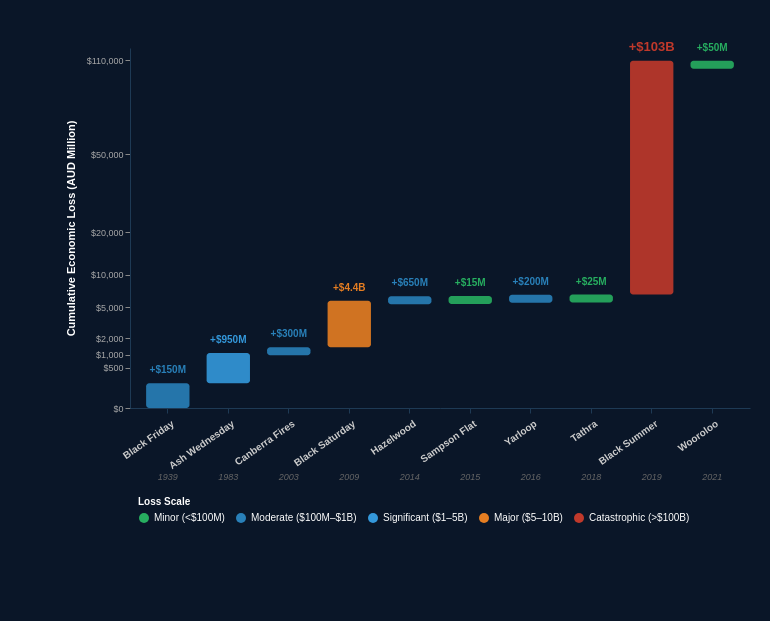

Specify this chart in Vega-Lite:
### Vega specification from a JSON file in a GitHub repository (floating-point values rounded to 4 significant figures)
{"$schema": "https://vega.github.io/schema/vega/v5.json", "width": 620, "height": 360, "padding": {"left": 65, "right": 20, "top": 40, "bottom": 90}, "background": "#0a1628", "data": [{"name": "source", "values": [{"event": "Black Friday", "year": "1939", "loss": 150, "prev": 0, "cumulative": 150, "change": "+$150M", "type": "small"}, {"event": "Ash Wednesday", "year": "1983", "loss": 950, "prev": 150, "cumulative": 1100, "change": "+$950M", "type": "medium"}, {"event": "Canberra Fires", "year": "2003", "loss": 300, "prev": 1100, "cumulative": 1400, "change": "+$300M", "type": "small"}, {"event": "Black Saturday", "year": "2009", "loss": 4400, "prev": 1400, "cumulative": 5800, "change": "+$4.4B", "type": "large"}, {"event": "Hazelwood", "year": "2014", "loss": 650, "prev": 5800, "cumulative": 6450, "change": "+$650M", "type": "small"}, {"event": "Sampson Flat", "year": "2015", "loss": 15, "prev": 6450, "cumulative": 6465, "change": "+$15M", "type": "tiny"}, {"event": "Yarloop", "year": "2016", "loss": 200, "prev": 6465, "cumulative": 6665, "change": "+$200M", "type": "small"}, {"event": "Tathra", "year": "2018", "loss": 25, "prev": 6665, "cumulative": 6690, "change": "+$25M", "type": "tiny"}, {"event": "Black Summer", "year": "2019", "loss": 103000, "prev": 6690, "cumulative": 109690, "change": "+$103B", "type": "extreme"}, {"event": "Wooroloo", "year": "2021", "loss": 50, "prev": 109690, "cumulative": 109740, "change": "+$50M", "type": "tiny"}]}], "scales": [{"name": "x", "type": "band", "domain": {"data": "source", "field": "event"}, "range": "width", "padding": 0.25}, {"name": "y", "type": "pow", "exponent": 0.4, "domain": [0, 112000], "range": [{"signal": "height"}, 0], "nice": true}, {"name": "color", "type": "ordinal", "domain": ["tiny", "small", "medium", "large", "extreme"], "range": ["#27AE60", "#2980B9", "#3498DB", "#E67E22", "#C0392B"]}], "axes": [{"orient": "bottom", "scale": "x", "labelColor": "#cccccc", "labelFontSize": 10, "labelFontWeight": "bold", "domainColor": "#1e3a55", "tickColor": "#1e3a55", "encode": {"labels": {"update": {"angle": {"value": -35}, "align": {"value": "right"}, "dy": {"value": 4}}}}}, {"orient": "left", "scale": "y", "labelColor": "#aaaaaa", "labelFontSize": 9, "domainColor": "#1e3a55", "gridColor": "#1a2a3a", "gridDash": [3, 3], "title": "Cumulative Economic Loss (AUD Million)", "titleColor": "#ffffff", "titleFontSize": 11, "titlePadding": 10, "values": [0, 500, 1000, 2000, 5000, 10000, 20000, 50000, 110000], "format": "$,.0f"}], "marks": [{"type": "rect", "from": {"data": "source"}, "encode": {"enter": {"x": {"scale": "x", "field": "event", "offset": 1}, "width": {"scale": "x", "band": 1, "offset": -2}, "y": {"scale": "y", "field": "cumulative"}, "y2": {"signal": "max(scale('y', datum.prev), scale('y', datum.cumulative) + 8)"}, "fill": {"scale": "color", "field": "type"}, "opacity": {"value": 0.9}, "cornerRadius": {"value": 3}, "tooltip": {"signal": "{'Event': datum.event + ' (' + datum.year + ')', 'Added Loss': datum.change, 'Running Total': '$' + format(datum.cumulative, ',.0f') + 'M'}"}}, "hover": {"opacity": {"value": 1}}}}, {"type": "text", "from": {"data": "source"}, "encode": {"enter": {"x": {"signal": "scale('x', datum.event) + bandwidth('x') / 2"}, "y": {"scale": "y", "field": "cumulative", "offset": -10}, "align": {"value": "center"}, "fill": {"scale": "color", "field": "type"}, "fontSize": {"signal": "datum.type === 'extreme' ? 13 : 10"}, "fontWeight": {"value": "bold"}, "text": {"field": "change"}}}}, {"type": "text", "from": {"data": "source"}, "encode": {"enter": {"x": {"signal": "scale('x', datum.event) + bandwidth('x') / 2"}, "y": {"signal": "height + 72"}, "align": {"value": "center"}, "fill": {"value": "#666666"}, "fontSize": {"value": 9}, "fontStyle": {"value": "italic"}, "text": {"field": "year"}}}}], "legends": [{"fill": "color", "orient": "bottom", "direction": "horizontal", "labelColor": "#ffffff", "titleColor": "#ffffff", "labelFontSize": 10, "title": "Loss Scale", "titleFontSize": 10, "padding": 8, "encode": {"labels": {"update": {"text": {"signal": "datum.value === 'tiny' ? 'Minor (<$100M)' : datum.value === 'small' ? 'Moderate ($100M–$1B)' : datum.value === 'medium' ? 'Significant ($1–5B)' : datum.value === 'large' ? 'Major ($5–10B)' : 'Catastrophic (>$100B)'"}}}}}]}
